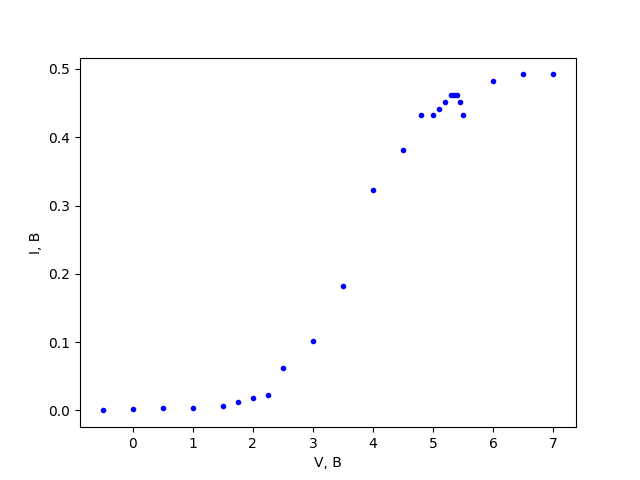

Write Python code to recreate this figure.
import matplotlib.pyplot as plt
import numpy as np
import scipy.optimize

# def mapping(x, a, b):
#     return a * x + b

V = list()
I_V = list()


with  open('data', 'r')  as  data:
    for line in data:
        list_line = list((map(float, line.split())))
        V.append(list_line[0])
        I_V.append(list_line[1] - 0.018)


plt.errorbar(V, I_V, fmt="b.")

plt.xlabel("V, В")
plt.ylabel("I, В")
plt.show()
